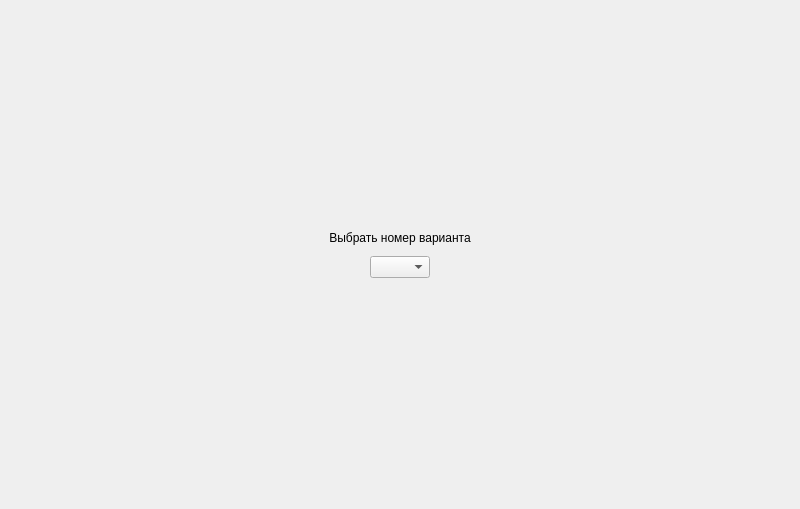
<?xml version="1.0" encoding="UTF-8"?>
<ui version="4.0">
 <class>ScreenTask0</class>
 <widget class="QFrame" name="ScreenTask0">
  <property name="geometry">
   <rect>
    <x>0</x>
    <y>0</y>
    <width>800</width>
    <height>509</height>
   </rect>
  </property>
  <property name="windowTitle">
   <string>Frame</string>
  </property>
  <layout class="QGridLayout" name="gridLayout">
   <property name="leftMargin">
    <number>0</number>
   </property>
   <property name="topMargin">
    <number>0</number>
   </property>
   <property name="rightMargin">
    <number>0</number>
   </property>
   <property name="bottomMargin">
    <number>0</number>
   </property>
   <item row="0" column="0">
    <layout class="QVBoxLayout" name="verticalLayout">
     <item>
      <spacer name="verticalSpacer">
       <property name="orientation">
        <enum>Qt::Vertical</enum>
       </property>
       <property name="sizeHint" stdset="0">
        <size>
         <width>0</width>
         <height>0</height>
        </size>
       </property>
      </spacer>
     </item>
     <item>
      <widget class="QLabel" name="title">
       <property name="styleSheet">
        <string notr="true">font: 75 16pt &quot;MS Shell Dlg 2&quot;;</string>
       </property>
       <property name="text">
        <string>Выбрать номер варианта</string>
       </property>
       <property name="alignment">
        <set>Qt::AlignCenter</set>
       </property>
       <property name="wordWrap">
        <bool>true</bool>
       </property>
      </widget>
     </item>
     <item>
      <spacer name="verticalSpacer_3">
       <property name="orientation">
        <enum>Qt::Vertical</enum>
       </property>
       <property name="sizeType">
        <enum>QSizePolicy::Minimum</enum>
       </property>
       <property name="sizeHint" stdset="0">
        <size>
         <width>0</width>
         <height>5</height>
        </size>
       </property>
      </spacer>
     </item>
     <item>
      <layout class="QHBoxLayout" name="horizontalLayout">
       <item>
        <spacer name="horizontalSpacer_4">
         <property name="orientation">
          <enum>Qt::Horizontal</enum>
         </property>
         <property name="sizeHint" stdset="0">
          <size>
           <width>0</width>
           <height>0</height>
          </size>
         </property>
        </spacer>
       </item>
       <item>
        <widget class="QComboBox" name="variant">
         <property name="sizePolicy">
          <sizepolicy hsizetype="Fixed" vsizetype="Fixed">
           <horstretch>0</horstretch>
           <verstretch>0</verstretch>
          </sizepolicy>
         </property>
         <property name="minimumSize">
          <size>
           <width>60</width>
           <height>0</height>
          </size>
         </property>
         <property name="maximumSize">
          <size>
           <width>60</width>
           <height>16777215</height>
          </size>
         </property>
         <property name="styleSheet">
          <string notr="true">font: 14pt &quot;MS Shell Dlg 2&quot;;</string>
         </property>
        </widget>
       </item>
       <item>
        <spacer name="horizontalSpacer">
         <property name="orientation">
          <enum>Qt::Horizontal</enum>
         </property>
         <property name="sizeHint" stdset="0">
          <size>
           <width>0</width>
           <height>0</height>
          </size>
         </property>
        </spacer>
       </item>
      </layout>
     </item>
     <item>
      <spacer name="verticalSpacer_2">
       <property name="orientation">
        <enum>Qt::Vertical</enum>
       </property>
       <property name="sizeHint" stdset="0">
        <size>
         <width>0</width>
         <height>0</height>
        </size>
       </property>
      </spacer>
     </item>
    </layout>
   </item>
  </layout>
 </widget>
 <resources/>
 <connections/>
</ui>
